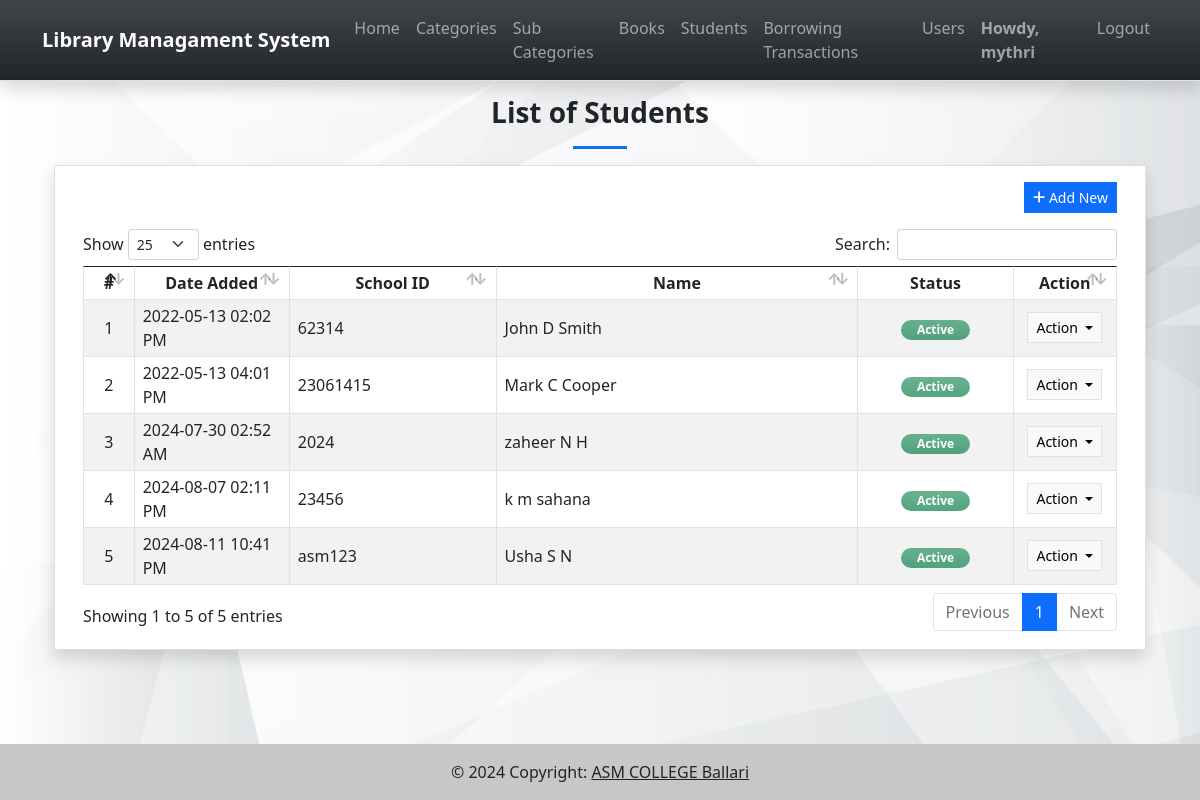
The app's page /students (signed in) with its own data.
### lmsApp/models.py (models this page shows, shortened)
class Students(models.Model):
    code = models.CharField(max_length=250)
    first_name = models.CharField(max_length=250)
    middle_name = models.CharField(max_length=250, blank=True, null= True)
    last_name = models.CharField(max_length=250)
    gender = models.CharField(max_length=20, choices=(('Male','Male'), ('Female','Female')), default = 'Male')
    contact = models.CharField(max_length=250)
    email = models.CharField(max_length=250)
    address = models.CharField(max_length=250)
    department = models.CharField(max_length=250, blank= True, null = True)
    course = models.CharField(max_length=250, blank= True, null = True)
    status = models.CharField(max_length=2, choices=(('1','Active'), ('2','Inactive')), default = 1)
    delete_flag = models.IntegerField(default = 0)
    date_added = models.DateTimeField(default = timezone.now)
    date_created = models.DateTimeField(auto_now = True)
    class Meta:
        verbose_name_plural = "List of Students"
    def name(self):
        return str(f"{self.first_name}{' '+self.middle_name if not self.middle_name == '' else ''} {self.last_name}")

### lmsApp/views.py (the view)
# urls.py: path('students',views.students,name='student-page'),
@login_required
def students(request):
    context = context_data(request)
    context['page'] = 'student'
    context['page_title'] = "Student List"
    context['students'] = models.Students.objects.filter(delete_flag = 0).all()
    return render(request, 'students.html', context)

### lmsApp/views.py (called while the page is built)
def context_data(request):
    fullpath = request.get_full_path()
    abs_uri = request.build_absolute_uri()
    abs_uri = abs_uri.split(fullpath)[0]
    context = {
        'system_host' : abs_uri,
        'page_name' : '',
        'page_title' : '',
        'system_name' : 'Library Managament System',
        'topbar' : True,
        'footer' : True,
    }
    return context

### lmsApp/templates/students.html (shortened to what this page needs)
{% extends 'base.html' %} {% load static %} {% block pageContent %}
<section class="py-4">
    <div class="container">
        <h3 class="fw-bolder text-center">List of Students</h3>
        <center>
            <hr class="bg-primary opacity-100" style="height:3px" width="5%">
        </center>
        <div class="card rounded-0 shadow">
            <div class="card-body">
                <div class="container-fluid">
                    <div class="text-end mb-3">
                        <button class="btn btn-sm btn-primary rounded-0 bg-gradient-primary" type="button" id="create_new"><i class="fa fa-plus"></i> Add New</button>
                    </div>
                    <table class="table table-bordered table-striped" id="student-tbl">
                        <colgroup>
                            <col width="5%">
                            <col width="15%">
                            <col width="20%">
                            <col width="35%">
                            <col width="15%">
                            <col width="10%">
                        </colgroup>
                        <thead>
                            <tr>
                                <th class="text-center">#</th>
                                <th class="text-center">Date Added</th>
                                <th class="text-center">School ID</th>
                                <th class="text-center">Name</th>
                                <th class="text-center">Status</th>
                                <th class="text-center">Action</th>
                            </tr>
                        </thead>
                        <tbody>
                            {% for student in students %}
                            <tr>
                                <td class="text-center">{{ forloop.counter }}</td>
                                <td>{{ student.date_added|date:"Y-m-d h:i A"}}</td>
                                <td>{{ student.code}}</td>
                                <td>{{ student.name }}</td>
                                <td class="text-center">
                                    {% if student.status == '1' %}
                                    <span class="badge badge-success bg-gradient bg-success px-3 rounded-pill bg-opacity-75 text-sm py-1">Active</span> {% else %}
                                    <span class="badge badge-secondary bg-gradient bg-secondary px-3 rounded-pill bg-opacity-75 text-sm py-1">Inactive</span> {% endif %}
                                </td>
                                <td class="text-center">
                                    <div class="dropdown">
                                        <button class="btn btn-light btn-sm rounded-0 border dropdown-toggle" type="button" id="abtn{{student.pk}}" data-bs-toggle="dropdown" aria-expanded="false">
                                          Action
                                        </button>
                                    </div>
                                </td>
                            </tr>
                            {% endfor %}
                        </tbody>
                    </table>
                </div>
            </div>
        </div>
    </div>
</section>
{% endblock pageContent %}

### lmsApp/templates/topNavigation.html (shortened to what this page needs)
{% load static %}
<header>
    <nav class="navbar navbar-expand-lg navbar-dark bg-dark bg-gradient fixed-top shadow border-bottom">
        <div class="container">
            <a class="navbar-brand" target="_blank" href="./">
                <b>{{system_name}}</b>
            </a>
            <div class="collapse navbar-collapse" id="navbarExample01">
                <ul class="navbar-nav me-auto mb-2 mb-lg-0" id="topNav">
                    {% if request.user.is_authenticated %}
                    <li class="nav-item">
                        <a class="nav-link" aria-current="page" href="{% url 'home-page' %}">Home</a>
                    </li>
                    <li class="nav-item">
                        <a class="nav-link" aria-current="page" href="{% url 'category-page' %}">Categories</a>
                    </li>
                    <li class="nav-item">
                        <a class="nav-link" aria-current="page" href="{% url 'sub_category-page' %}">Sub Categories</a>
                    </li>
                    <li class="nav-item">
                        <a class="nav-link" aria-current="page" href="{% url 'book-page' %}">Books</a>
                    </li>
                    <li class="nav-item">
                        <a class="nav-link" aria-current="page" href="{% url 'student-page' %}">Students</a>
                    </li>
                    <li class="nav-item">
                        <a class="nav-link" aria-current="page" href="{% url 'borrow-page' %}">Borrowing Transactions</a>
                    </li>
                    {% if request.user.is_superuser %}
                    <li class="nav-item">
                        <a class="nav-link" aria-current="page" href="{% url 'user-page' %}">Users</a>
                    </li>
                    {% endif %}
                    {% endif %}
                </ul>
                <ul class="navbar-nav d-flex flex-row">
                    {% if user.id %}
                    <li class="nav-item">
                        <a class="nav-link"  href="{% url 'profile-page' %}"><b>Howdy, {{user.username}}</b></a>
                    </li>
                    <li class="nav-item">
                        <a class="nav-link" aria-current="page" href="{% url 'logout' %}">Logout</a>
                    </li>
                    {% else %}
                    <li class="nav-item">
                        <a class="nav-link" aria-current="page" href="{% url 'login-page' %}">Login</a>
                    </li>
                    {% endif %}
                </ul>
            </div>
        </div>
    </nav>
</header>

### static/assets/default/css/style.css (style rules this page uses)
html, body { height: 100%; width: 100%; max-height: 100%; overflow: auto; display: flex; flex-direction: column; }
body>header { flex-shrink: auto; }

### lmsApp/templates/base.html (style rules this page uses)
body { background-image:url("/static/assets/default/img/bg1.jpg"); background-size:cover; background-repeat:no-repeat; background-position:center center; }

### records on screen
Students: date_added "2022-05-13 02:02 PM", code "62314", name "John D Smith", status "Active"
Students: date_added "2022-05-13 04:01 PM", code "23061415", name "Mark C Cooper", status "Active"
Students: date_added "2024-07-30 02:52 AM", code "2024", name "zaheer N H", status "Active"
Students: date_added "2024-08-07 02:11 PM", code "23456", name "k m sahana", status "Active"
Students: date_added "2024-08-11 10:41 PM", code "asm123", name "Usha S N", status "Active"

### other values on screen
{{ system_name }} "Library Managament System"
{{ user.username }} "mythri"
